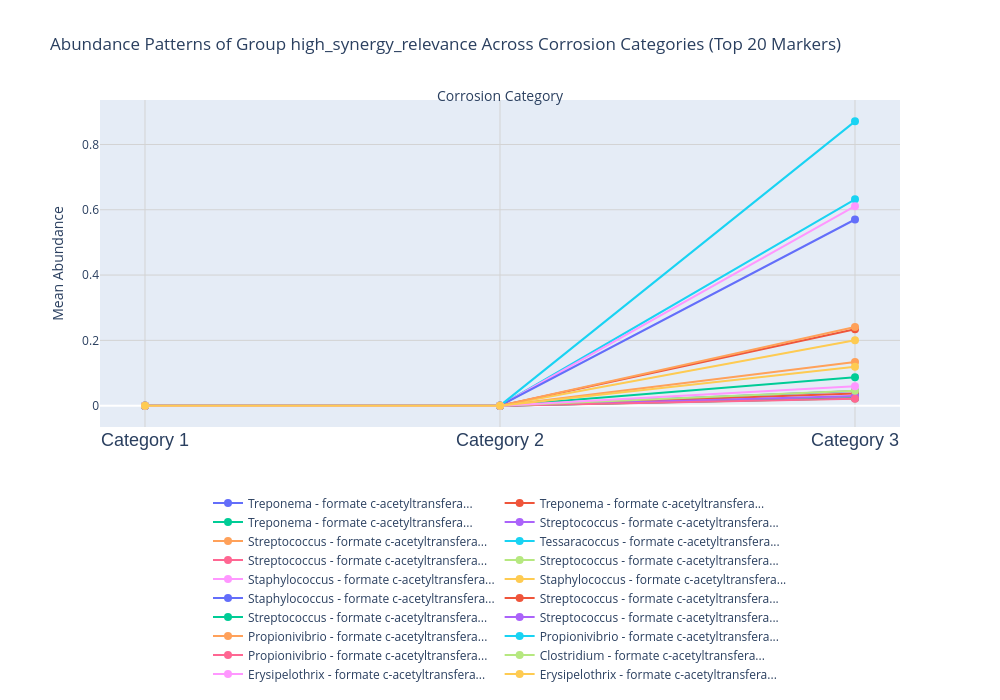

The code cell stored with this chart in its notebook:
### Code cell
abun= plot_abundance_across_categories(high_synergy_relevance, "high_synergy_relevance",  top_n=20, sort_by='combined_score')
output_path= data_visual /"18_increase.png"
plt.savefig(output_path, dpi=300, bbox_inches='tight')
abun.show()

### Figure 1 — Plotly figure (JSON) as saved in the notebook; plotly's stock layout.template omitted (floating-point values rounded to 4 significant figures)
{"data": [{"hoverinfo": "text", "hovertext": ["Category: Category 1<br>Abundance: 0.0000<br>Genus: Treponema<br>Score: 1.48<br>Pattern: increasing", "Category: Category 2<br>Abundance: 0.0000<br>Genus: Treponema<br>FC vs Cat1: 1.00<br>Score: 1.48<br>Pattern: increasing", "Category: Category 3<br>Abundance: 0.0452<br>Genus: Treponema<br>FC vs Cat1: 4517.80<br>FC vs Cat2: 4517.80<br>Score: 1.48<br>Pattern: increasing"], "line": {"width": 2}, "marker": {"size": 8}, "mode": "lines+markers", "name": "Treponema - formate c-acetyltransfera...", "type": "scatter", "x": [1, 2, 3], "y": [0, 0, 0.04517]}, {"hoverinfo": "text", "hovertext": ["Category: Category 1<br>Abundance: 0.0000<br>Genus: Treponema<br>Score: 1.48<br>Pattern: increasing", "Category: Category 2<br>Abundance: 0.0000<br>Genus: Treponema<br>FC vs Cat1: 1.00<br>Score: 1.48<br>Pattern: increasing", "Category: Category 3<br>Abundance: 0.2338<br>Genus: Treponema<br>FC vs Cat1: 23385.26<br>FC vs Cat2: 23385.26<br>Score: 1.48<br>Pattern: increasing"], "line": {"width": 2}, "marker": {"size": 8}, "mode": "lines+markers", "name": "Treponema - formate c-acetyltransfera...", "type": "scatter", "x": [1, 2, 3], "y": [0, 0, 0.2338]}, {"hoverinfo": "text", "hovertext": ["Category: Category 1<br>Abundance: 0.0000<br>Genus: Treponema<br>Score: 1.48<br>Pattern: increasing", "Category: Category 2<br>Abundance: 0.0000<br>Genus: Treponema<br>FC vs Cat1: 1.00<br>Score: 1.48<br>Pattern: increasing", "Category: Category 3<br>Abundance: 0.0873<br>Genus: Treponema<br>FC vs Cat1: 8727.24<br>FC vs Cat2: 8727.24<br>Score: 1.48<br>Pattern: increasing"], "line": {"width": 2}, "marker": {"size": 8}, "mode": "lines+markers", "name": "Treponema - formate c-acetyltransfera...", "type": "scatter", "x": [1, 2, 3], "y": [0, 0, 0.08726]}, {"hoverinfo": "text", "hovertext": ["Category: Category 1<br>Abundance: 0.0000<br>Genus: Streptococcus<br>Score: 1.48<br>Pattern: increasing", "Category: Category 2<br>Abundance: 0.0000<br>Genus: Streptococcus<br>FC vs Cat1: 1.00<br>Score: 1.48<br>Pattern: increasing", "Category: Category 3<br>Abundance: 0.0236<br>Genus: Streptococcus<br>FC vs Cat1: 2365.70<br>FC vs Cat2: 2365.70<br>Score: 1.48<br>Pattern: increasing"], "line": {"width": 2}, "marker": {"size": 8}, "mode": "lines+markers", "name": "Streptococcus - formate c-acetyltransfera...", "type": "scatter", "x": [1, 2, 3], "y": [0, 0, 0.02365]}, {"hoverinfo": "text", "hovertext": ["Category: Category 1<br>Abundance: 0.0000<br>Genus: Streptococcus<br>Score: 1.48<br>Pattern: increasing", "Category: Category 2<br>Abundance: 0.0000<br>Genus: Streptococcus<br>FC vs Cat1: 1.00<br>Score: 1.48<br>Pattern: increasing", "Category: Category 3<br>Abundance: 0.1335<br>Genus: Streptococcus<br>FC vs Cat1: 13348.83<br>FC vs Cat2: 13348.83<br>Score: 1.48<br>Pattern: increasing"], "line": {"width": 2}, "marker": {"size": 8}, "mode": "lines+markers", "name": "Streptococcus - formate c-acetyltransfera...", "type": "scatter", "x": [1, 2, 3], "y": [0, 0, 0.1335]}, {"hoverinfo": "text", "hovertext": ["Category: Category 1<br>Abundance: 0.0000<br>Genus: Tessaracoccus<br>Score: 1.48<br>Pattern: increasing", "Category: Category 2<br>Abundance: 0.0000<br>Genus: Tessaracoccus<br>FC vs Cat1: 1.00<br>Score: 1.48<br>Pattern: increasing", "Category: Category 3<br>Abundance: 0.6320<br>Genus: Tessaracoccus<br>FC vs Cat1: 63198.30<br>FC vs Cat2: 63198.30<br>Score: 1.48<br>Pattern: increasing"], "line": {"width": 2}, "marker": {"size": 8}, "mode": "lines+markers", "name": "Tessaracoccus - formate c-acetyltransfera...", "type": "scatter", "x": [1, 2, 3], "y": [0, 0, 0.632]}, {"hoverinfo": "text", "hovertext": ["Category: Category 1<br>Abundance: 0.0000<br>Genus: Streptococcus<br>Score: 1.48<br>Pattern: increasing", "Category: Category 2<br>Abundance: 0.0000<br>Genus: Streptococcus<br>FC vs Cat1: 1.00<br>Score: 1.48<br>Pattern: increasing", "Category: Category 3<br>Abundance: 0.0239<br>Genus: Streptococcus<br>FC vs Cat1: 2388.64<br>FC vs Cat2: 2388.64<br>Score: 1.48<br>Pattern: increasing"], "line": {"width": 2}, "marker": {"size": 8}, "mode": "lines+markers", "name": "Streptococcus - formate c-acetyltransfera...", "type": "scatter", "x": [1, 2, 3], "y": [0, 0, 0.02388]}, {"hoverinfo": "text", "hovertext": ["Category: Category 1<br>Abundance: 0.0000<br>Genus: Streptococcus<br>Score: 1.48<br>Pattern: increasing", "Category: Category 2<br>Abundance: 0.0000<br>Genus: Streptococcus<br>FC vs Cat1: 1.00<br>Score: 1.48<br>Pattern: increasing", "Category: Category 3<br>Abundance: 0.0218<br>Genus: Streptococcus<br>FC vs Cat1: 2176.61<br>FC vs Cat2: 2176.61<br>Score: 1.48<br>Pattern: increasing"], "line": {"width": 2}, "marker": {"size": 8}, "mode": "lines+markers", "name": "Streptococcus - formate c-acetyltransfera...", "type": "scatter", "x": [1, 2, 3], "y": [0, 0, 0.02176]}, {"hoverinfo": "text", "hovertext": ["Category: Category 1<br>Abundance: 0.0000<br>Genus: Staphylococcus<br>Score: 1.48<br>Pattern: increasing", "Category: Category 2<br>Abundance: 0.0000<br>Genus: Staphylococcus<br>FC vs Cat1: 1.00<br>Score: 1.48<br>Pattern: increasing", "Category: Category 3<br>Abundance: 0.6110<br>Genus: Staphylococcus<br>FC vs Cat1: 61096.51<br>FC vs Cat2: 61096.51<br>Score: 1.48<br>Pattern: increasing"], "line": {"width": 2}, "marker": {"size": 8}, "mode": "lines+markers", "name": "Staphylococcus - formate c-acetyltransfera...", "type": "scatter", "x": [1, 2, 3], "y": [0, 0, 0.611]}, {"hoverinfo": "text", "hovertext": ["Category: Category 1<br>Abundance: 0.0000<br>Genus: Staphylococcus<br>Score: 1.48<br>Pattern: increasing", "Category: Category 2<br>Abundance: 0.0000<br>Genus: Staphylococcus<br>FC vs Cat1: 1.00<br>Score: 1.48<br>Pattern: increasing", "Category: Category 3<br>Abundance: 0.2004<br>Genus: Staphylococcus<br>FC vs Cat1: 20041.30<br>FC vs Cat2: 20041.30<br>Score: 1.48<br>Pattern: increasing"], "line": {"width": 2}, "marker": {"size": 8}, "mode": "lines+markers", "name": "Staphylococcus - formate c-acetyltransfera...", "type": "scatter", "x": [1, 2, 3], "y": [0, 0, 0.2004]}, {"hoverinfo": "text", "hovertext": ["Category: Category 1<br>Abundance: 0.0000<br>Genus: Staphylococcus<br>Score: 1.48<br>Pattern: increasing", "Category: Category 2<br>Abundance: 0.0000<br>Genus: Staphylococcus<br>FC vs Cat1: 1.00<br>Score: 1.48<br>Pattern: increasing", "Category: Category 3<br>Abundance: 0.5702<br>Genus: Staphylococcus<br>FC vs Cat1: 57017.05<br>FC vs Cat2: 57017.05<br>Score: 1.48<br>Pattern: increasing"], "line": {"width": 2}, "marker": {"size": 8}, "mode": "lines+markers", "name": "Staphylococcus - formate c-acetyltransfera...", "type": "scatter", "x": [1, 2, 3], "y": [0, 0, 0.5702]}, {"hoverinfo": "text", "hovertext": ["Category: Category 1<br>Abundance: 0.0000<br>Genus: Streptococcus<br>Score: 1.48<br>Pattern: increasing", "Category: Category 2<br>Abundance: 0.0000<br>Genus: Streptococcus<br>FC vs Cat1: 1.00<br>Score: 1.48<br>Pattern: increasing", "Category: Category 3<br>Abundance: 0.0375<br>Genus: Streptococcus<br>FC vs Cat1: 3750.54<br>FC vs Cat2: 3750.54<br>Score: 1.48<br>Pattern: increasing"], "line": {"width": 2}, "marker": {"size": 8}, "mode": "lines+markers", "name": "Streptococcus - formate c-acetyltransfera...", "type": "scatter", "x": [1, 2, 3], "y": [0, 0, 0.0375]}, {"hoverinfo": "text", "hovertext": ["Category: Category 1<br>Abundance: 0.0000<br>Genus: Streptococcus<br>Score: 1.48<br>Pattern: increasing", "Category: Category 2<br>Abundance: 0.0000<br>Genus: Streptococcus<br>FC vs Cat1: 1.00<br>Score: 1.48<br>Pattern: increasing", "Category: Category 3<br>Abundance: 0.0229<br>Genus: Streptococcus<br>FC vs Cat1: 2287.58<br>FC vs Cat2: 2287.58<br>Score: 1.48<br>Pattern: increasing"], "line": {"width": 2}, "marker": {"size": 8}, "mode": "lines+markers", "name": "Streptococcus - formate c-acetyltransfera...", "type": "scatter", "x": [1, 2, 3], "y": [0, 0, 0.02287]}, {"hoverinfo": "text", "hovertext": ["Category: Category 1<br>Abundance: 0.0000<br>Genus: Streptococcus<br>Score: 1.48<br>Pattern: increasing", "Category: Category 2<br>Abundance: 0.0000<br>Genus: Streptococcus<br>FC vs Cat1: 1.00<br>Score: 1.48<br>Pattern: increasing", "Category: Category 3<br>Abundance: 0.0293<br>Genus: Streptococcus<br>FC vs Cat1: 2932.68<br>FC vs Cat2: 2932.68<br>Score: 1.48<br>Pattern: increasing"], "line": {"width": 2}, "marker": {"size": 8}, "mode": "lines+markers", "name": "Streptococcus - formate c-acetyltransfera...", "type": "scatter", "x": [1, 2, 3], "y": [0, 0, 0.02932]}, {"hoverinfo": "text", "hovertext": ["Category: Category 1<br>Abundance: 0.0000<br>Genus: Propionivibrio<br>Score: 1.48<br>Pattern: increasing", "Category: Category 2<br>Abundance: 0.0000<br>Genus: Propionivibrio<br>FC vs Cat1: 1.00<br>Score: 1.48<br>Pattern: increasing", "Category: Category 3<br>Abundance: 0.2410<br>Genus: Propionivibrio<br>FC vs Cat1: 24101.46<br>FC vs Cat2: 24101.46<br>Score: 1.48<br>Pattern: increasing"], "line": {"width": 2}, "marker": {"size": 8}, "mode": "lines+markers", "name": "Propionivibrio - formate c-acetyltransfera...", "type": "scatter", "x": [1, 2, 3], "y": [0, 0, 0.241]}, {"hoverinfo": "text", "hovertext": ["Category: Category 1<br>Abundance: 0.0000<br>Genus: Propionivibrio<br>Score: 1.48<br>Pattern: increasing", "Category: Category 2<br>Abundance: 0.0000<br>Genus: Propionivibrio<br>FC vs Cat1: 1.00<br>Score: 1.48<br>Pattern: increasing", "Category: Category 3<br>Abundance: 0.8708<br>Genus: Propionivibrio<br>FC vs Cat1: 87082.35<br>FC vs Cat2: 87082.35<br>Score: 1.48<br>Pattern: increasing"], "line": {"width": 2}, "marker": {"size": 8}, "mode": "lines+markers", "name": "Propionivibrio - formate c-acetyltransfera...", "type": "scatter", "x": [1, 2, 3], "y": [0, 0, 0.8708]}, {"hoverinfo": "text", "hovertext": ["Category: Category 1<br>Abundance: 0.0000<br>Genus: Propionivibrio<br>Score: 1.48<br>Pattern: increasing", "Category: Category 2<br>Abundance: 0.0000<br>Genus: Propionivibrio<br>FC vs Cat1: 1.00<br>Score: 1.48<br>Pattern: increasing", "Category: Category 3<br>Abundance: 0.0209<br>Genus: Propionivibrio<br>FC vs Cat1: 2090.53<br>FC vs Cat2: 2090.53<br>Score: 1.48<br>Pattern: increasing"], "line": {"width": 2}, "marker": {"size": 8}, "mode": "lines+markers", "name": "Propionivibrio - formate c-acetyltransfera...", "type": "scatter", "x": [1, 2, 3], "y": [0, 0, 0.0209]}, {"hoverinfo": "text", "hovertext": ["Category: Category 1<br>Abundance: 0.0000<br>Genus: Clostridium<br>Score: 1.48<br>Pattern: increasing", "Category: Category 2<br>Abundance: 0.0000<br>Genus: Clostridium<br>FC vs Cat1: 1.00<br>Score: 1.48<br>Pattern: increasing", "Category: Category 3<br>Abundance: 0.0460<br>Genus: Clostridium<br>FC vs Cat1: 4598.96<br>FC vs Cat2: 4598.96<br>Score: 1.48<br>Pattern: increasing"], "line": {"width": 2}, "marker": {"size": 8}, "mode": "lines+markers", "name": "Clostridium - formate c-acetyltransfera...", "type": "scatter", "x": [1, 2, 3], "y": [0, 0, 0.04598]}, {"hoverinfo": "text", "hovertext": ["Category: Category 1<br>Abundance: 0.0000<br>Genus: Erysipelothrix<br>Score: 1.48<br>Pattern: increasing", "Category: Category 2<br>Abundance: 0.0000<br>Genus: Erysipelothrix<br>FC vs Cat1: 1.00<br>Score: 1.48<br>Pattern: increasing", "Category: Category 3<br>Abundance: 0.0594<br>Genus: Erysipelothrix<br>FC vs Cat1: 5942.07<br>FC vs Cat2: 5942.07<br>Score: 1.48<br>Pattern: increasing"], "line": {"width": 2}, "marker": {"size": 8}, "mode": "lines+markers", "name": "Erysipelothrix - formate c-acetyltransfera...", "type": "scatter", "x": [1, 2, 3], "y": [0, 0, 0.05941]}, {"hoverinfo": "text", "hovertext": ["Category: Category 1<br>Abundance: 0.0000<br>Genus: Erysipelothrix<br>Score: 1.48<br>Pattern: increasing", "Category: Category 2<br>Abundance: 0.0000<br>Genus: Erysipelothrix<br>FC vs Cat1: 1.00<br>Score: 1.48<br>Pattern: increasing", "Category: Category 3<br>Abundance: 0.1194<br>Genus: Erysipelothrix<br>FC vs Cat1: 11939.20<br>FC vs Cat2: 11939.20<br>Score: 1.48<br>Pattern: increasing"], "line": {"width": 2}, "marker": {"size": 8}, "mode": "lines+markers", "name": "Erysipelothrix - formate c-acetyltransfera...", "type": "scatter", "x": [1, 2, 3], "y": [0, 0, 0.1194]}], "layout": {"annotations": [{"font": {"size": 14}, "showarrow": false, "text": "Corrosion Category", "x": 0.5, "xref": "paper", "y": 1.05, "yref": "paper"}], "height": 700, "hovermode": "closest", "legend": {"orientation": "h", "x": 0.5, "xanchor": "center", "y": -0.8, "yanchor": "bottom"}, "margin": {"b": 150, "l": 100, "r": 100, "t": 100}, "title": {"text": "Abundance Patterns of Group high_synergy_relevance Across Corrosion Categories (Top 20 Markers)"}, "width": 1000, "xaxis": {"domain": [0, 1], "gridcolor": "lightgray", "gridwidth": 1, "showgrid": true, "tickfont": {"family": "Arial", "size": 18}, "tickmode": "array", "ticktext": ["Category 1", "Category 2", "Category 3"], "tickvals": [1, 2, 3]}, "yaxis": {"gridcolor": "lightgray", "gridwidth": 1, "showgrid": true, "title": {"font": {"size": 14}, "text": "Mean Abundance"}}}}
